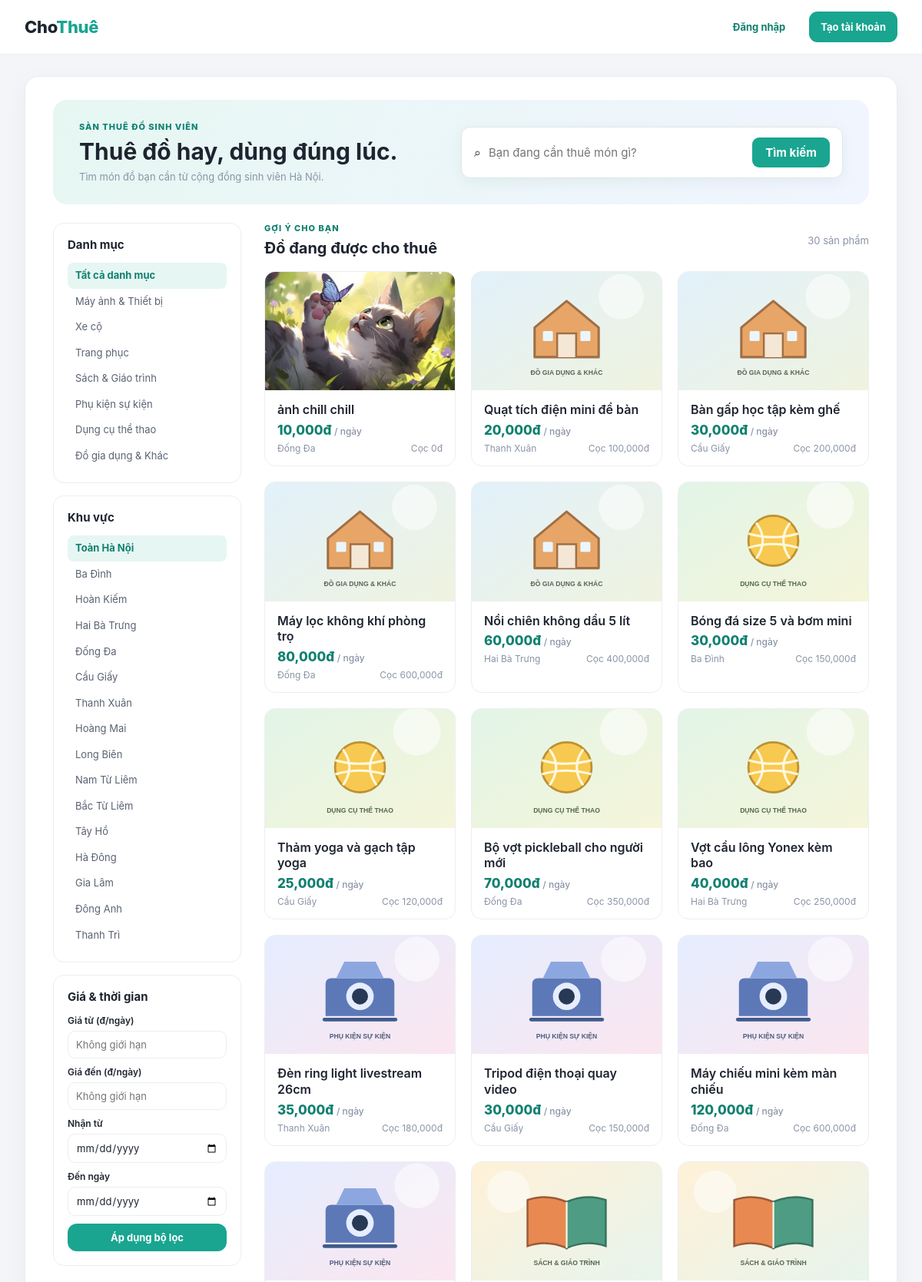
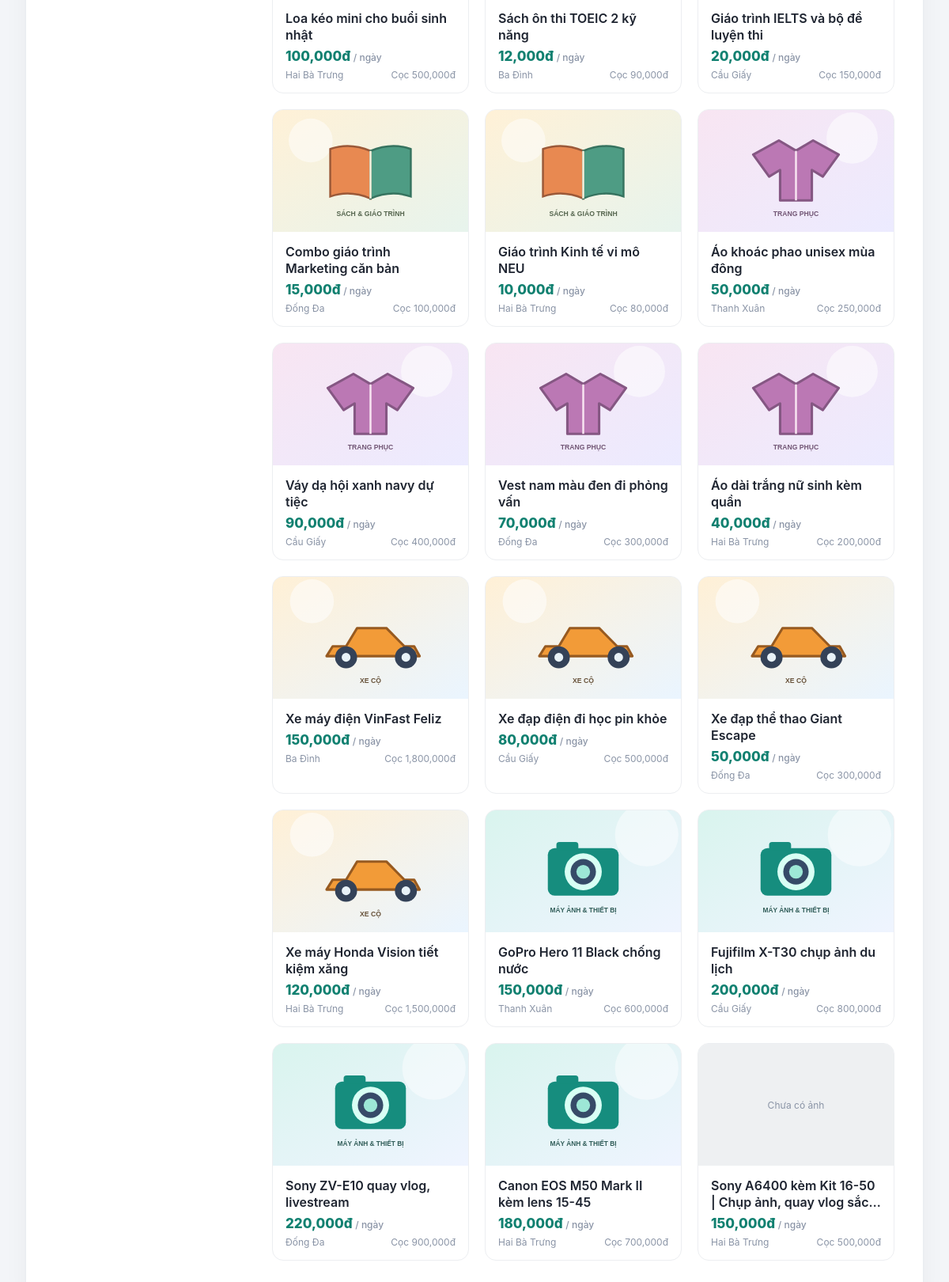
The page / on the database its author committed (2 pictures, top to bottom).
### models.py (models this page shows)
class Listing(db.Model):
    __tablename__ = "listings"
    id = db.Column(db.Integer, primary_key=True)
    owner_id = db.Column(db.Integer, db.ForeignKey("users.id"), nullable=False)
    title = db.Column(db.String(160), nullable=False)
    description = db.Column(db.Text)
    category = db.Column(db.String(60))
    district = db.Column(db.String(60))
    price_per_day = db.Column(db.Integer, nullable=False)
    deposit_amount = db.Column(db.Integer, default=0)
    status = db.Column(db.String(20), default="AVAILABLE")  # AVAILABLE, RENTED, HIDDEN
    created_at = db.Column(db.DateTime, default=datetime.utcnow)
    images = db.relationship("ListingImage", backref="listing", lazy=True, cascade="all, delete-orphan")
    bookings = db.relationship("Booking", backref="listing", lazy=True)
    blocks = db.relationship("AvailabilityBlock", backref="listing", lazy=True, cascade="all, delete-orphan")
    @property
    def cover_image(self):
        return self.images[0].image_url if self.images else None

class ListingImage(db.Model):
    __tablename__ = "listing_images"
    id = db.Column(db.Integer, primary_key=True)
    listing_id = db.Column(db.Integer, db.ForeignKey("listings.id"), nullable=False)
    image_url = db.Column(db.String(255), nullable=False)

### routes/listing_routes.py (the view)
def index():
    q = request.args.get("q", "").strip()
    district = request.args.get("district", "")
    category = request.args.get("category", "")
    try:
        min_price = int(request.args["min_price"]) if request.args.get("min_price") else None
        max_price = int(request.args["max_price"]) if request.args.get("max_price") else None
        if (min_price is not None and min_price < 0) or (max_price is not None and max_price < 0):
            raise ValueError
        if min_price is not None and max_price is not None and min_price > max_price:
            raise ValueError
    except ValueError:
        flash("Khoảng giá không hợp lệ.", "error")
        min_price = max_price = None
    try:
        available_from = (datetime.strptime(request.args["available_from"], "%Y-%m-%d").date()
                          if request.args.get("available_from") else None)
        available_to = (datetime.strptime(request.args["available_to"], "%Y-%m-%d").date()
                        if request.args.get("available_to") else None)
        if bool(available_from) != bool(available_to) or (available_from and available_to <= available_from):
            raise ValueError
    except ValueError:
        flash("Khoảng ngày tìm đồ còn trống không hợp lệ.", "error")
        available_from = available_to = None
    listings = listing_service.search_listings(
        q, district, category, min_price, max_price, available_from, available_to
    )
    return render_template(
        "index.html", listings=listings, districts=DISTRICTS, categories=CATEGORIES,
        q=q, selected_district=district, selected_category=category,
        min_price=min_price, max_price=max_price,
        available_from=available_from, available_to=available_to,
    )

### app.py (called while the page is built, shortened)
def ensure_database_schema():
    global _schema_ready

@app.before_request
def protect_post_requests_from_csrf():
    if request.method == "POST":
        expected = session.get("_csrf_token", "")
        submitted = request.form.get("csrf_token", "")
        if not expected or not submitted or not hmac.compare_digest(expected, submitted):
            abort(400)

@app.before_request
def prepare_database_and_expire_bookings():
    ensure_database_schema()
    if request.path.startswith(("/don-hang", "/san-pham/")):
        booking_service.expire_stale_bookings()

@app.context_processor
def inject_unread_notification_count():
    token = session.setdefault("_csrf_token", secrets.token_urlsafe(32))
    if current_user.is_authenticated:
        return {
            "unread_notification_count": notification_service.unread_count(current_user.id),
            "csrf_token": token,
        }
    return {"unread_notification_count": 0, "csrf_token": token}

### templates/index.html (shortened to what this page needs)
{% extends "base.html" %}
{% block content %}
<div class="home-page">
  <section class="home-hero">
    <div><span class="eyebrow">SÀN THUÊ ĐỒ SINH VIÊN</span><h1>Thuê đồ hay, dùng đúng lúc.</h1><p class="muted">Tìm món đồ bạn cần từ cộng đồng sinh viên Hà Nội.</p></div>
    <form class="search-box" method="get">
      <span>⌕</span><input type="text" name="q" value="{{ q }}" placeholder="Bạn đang cần thuê món gì?">
      <button type="submit" aria-label="Tìm kiếm">Tìm kiếm</button>
    </form>
  </section>
  <div class="home-layout">
    <aside class="home-filters">
      <section class="filter-panel"><div class="section-title"><h2>Danh mục</h2></div>
        <a class="filter-link {{ 'active' if not selected_category else '' }}" href="{{ url_for('index', q=q, district=selected_district, min_price=min_price, max_price=max_price, available_from=available_from, available_to=available_to) }}">Tất cả danh mục</a>
        {% for c in categories %}<a class="filter-link {{ 'active' if selected_category==c else '' }}" href="{{ url_for('index', q=q, district=selected_district, category=c, min_price=min_price, max_price=max_price, available_from=available_from, available_to=available_to) }}">{{ c }}</a>{% endfor %}
      </section>
      <section class="filter-panel"><div class="section-title"><h2>Khu vực</h2></div>
        <a class="filter-link {{ 'active' if not selected_district else '' }}" href="{{ url_for('index', q=q, category=selected_category, min_price=min_price, max_price=max_price, available_from=available_from, available_to=available_to) }}">Toàn Hà Nội</a>
        {% for d in districts %}<a class="filter-link {{ 'active' if selected_district==d else '' }}" href="{{ url_for('index', q=q, category=selected_category, district=d, min_price=min_price, max_price=max_price, available_from=available_from, available_to=available_to) }}">{{ d }}</a>{% endfor %}
      </section>
      <form method="get" class="filter-panel price-filter">
        <div class="section-title"><h2>Giá &amp; thời gian</h2></div>
        <div class="field"><label>Giá từ (đ/ngày)</label><input type="number" name="min_price" min="0" value="{{ min_price if min_price is not none else '' }}" placeholder="Không giới hạn"></div>
        <div class="field"><label>Giá đến (đ/ngày)</label><input type="number" name="max_price" min="0" value="{{ max_price if max_price is not none else '' }}" placeholder="Không giới hạn"></div>
        <div class="field"><label>Nhận từ</label><input type="date" name="available_from" value="{{ available_from.isoformat() if available_from else '' }}"></div>
        <div class="field"><label>Đến ngày</label><input type="date" name="available_to" value="{{ available_to.isoformat() if available_to else '' }}"></div>
        <button class="btn" type="submit">Áp dụng bộ lọc</button>
      </form>
    </aside>
    <section class="home-results">
      <div class="section-title"><div><span class="eyebrow">GỢI Ý CHO BẠN</span><h2>{{ 'Kết quả tìm kiếm' if (q or selected_district or selected_category) else 'Đồ đang được cho thuê' }}</h2></div><span class="muted">{{ listings|length }} sản phẩm</span></div>
      {% if listings %}<div class="listing-grid">
        {% for l in listings %}<a class="card" href="{{ url_for('listing_detail', listing_id=l.id) }}">
          <div class="card-img">{% if l.cover_image %}<img src="{{ url_for('static', filename=l.cover_image) }}" alt="{{ l.title }}">{% else %}<span>Chưa có ảnh</span>{% endif %}</div>
          <div class="card-body"><div class="card-title">{{ l.title }}</div><div class="card-price">{{ "{:,}".format(l.price_per_day) }}đ <small>/ ngày</small></div><div class="card-meta"><span>{{ l.district }}</span><span>Cọc {{ "{:,}".format(l.deposit_amount) }}đ</span></div></div>
        </a>{% endfor %}
      </div>{% else %}<div class="empty-state">Chưa có sản phẩm nào phù hợp. Thử đổi bộ lọc xem sao.</div>{% endif %}
    </section>
  </div>
</div>
{% endblock %}

### templates/base.html (shortened to what this page needs)
<!DOCTYPE html>
<html lang="vi">
<head>
<link rel="stylesheet" href="{{ url_for('static', filename='css/style.css') }}">
</head>
<body>
  <header class="topbar">
    <div class="topbar-inner">
      <a href="{{ url_for('index') }}" class="brand">Cho<span>Thuê</span></a>
      {% if current_user.is_authenticated %}
      <div class="header-actions">
        <div class="header-profile" aria-label="Tài khoản {{ current_user.full_name }}">
          <span class="profile-avatar">{{ current_user.full_name.strip()[:1]|upper }}</span>
          <span class="profile-name">{{ current_user.full_name }}</span>
        </div>
        <a class="notification-button" href="{{ url_for('notifications') }}" aria-label="Thông báo{% if unread_notification_count %}, {{ unread_notification_count }} chưa đọc{% endif %}" title="Thông báo">
          <svg viewBox="0 0 24 24" aria-hidden="true"><path d="M18 9a6 6 0 0 0-12 0c0 7-3 7-3 9h18c0-2-3-2-3-9M10 21h4"/></svg>
          {% if unread_notification_count %}<span class="notification-count">{{ '99+' if unread_notification_count > 99 else unread_notification_count }}</span>{% endif %}
        </a>
        <form method="post" action="{{ url_for('logout') }}" class="logout-form">
          <input type="hidden" name="csrf_token" value="{{ csrf_token }}">
          <button class="logout-button" type="submit"><span aria-hidden="true">↪</span> Đăng xuất</button>
        </form>
      </div>
      {% else %}
      <div class="header-actions"><a href="{{ url_for('login') }}" class="login-link">Đăng nhập</a><a href="{{ url_for('register') }}" class="register-link">Tạo tài khoản</a></div>
      {% endif %}
    </div>
  </header>
  <main class="page">
    {% block content %}{% endblock %}
  </main>
</body>
</html>

### rows shown on the page
Listing: image_url (picture), title "ảnh chill chill", price_per_day "10,000", district "Đống Đa", deposit_amount "0"
Listing: image_url (picture), title "Quạt tích điện mini để bàn", price_per_day "20,000", district "Thanh Xuân", deposit_amount "100,000"
Listing: image_url (picture), title "Bàn gấp học tập kèm ghế", price_per_day "30,000", district "Cầu Giấy", deposit_amount "200,000"
Listing: image_url (picture), title "Máy lọc không khí phòng trọ", price_per_day "80,000", district "Đống Đa", deposit_amount "600,000"
Listing: image_url (picture), title "Nồi chiên không dầu 5 lít", price_per_day "60,000", district "Hai Bà Trưng", deposit_amount "400,000"
Listing: image_url (picture), title "Bóng đá size 5 và bơm mini", price_per_day "30,000", district "Ba Đình", deposit_amount "150,000"
Listing: image_url (picture), title "Thảm yoga và gạch tập yoga", price_per_day "25,000", district "Cầu Giấy", deposit_amount "120,000"
Listing: image_url (picture), title "Bộ vợt pickleball cho người mới", price_per_day "70,000", district "Đống Đa", deposit_amount "350,000"
Listing: image_url (picture), title "Vợt cầu lông Yonex kèm bao", price_per_day "40,000", district "Hai Bà Trưng", deposit_amount "250,000"
Listing: image_url (picture), title "Đèn ring light livestream 26cm", price_per_day "35,000", district "Thanh Xuân", deposit_amount "180,000"
Listing: image_url (picture), title "Tripod điện thoại quay video", price_per_day "30,000", district "Cầu Giấy", deposit_amount "150,000"
Listing: image_url (picture), title "Máy chiếu mini kèm màn chiếu", price_per_day "120,000", district "Đống Đa", deposit_amount "600,000"
Listing: image_url (picture), title "Loa kéo mini cho buổi sinh nhật", price_per_day "100,000", district "Hai Bà Trưng", deposit_amount "500,000"
Listing: image_url (picture), title "Sách ôn thi TOEIC 2 kỹ năng", price_per_day "12,000", district "Ba Đình", deposit_amount "90,000"
Listing: image_url (picture), title "Giáo trình IELTS và bộ đề luyện thi", price_per_day "20,000", district "Cầu Giấy", deposit_amount "150,000"
Listing: image_url (picture), title "Combo giáo trình Marketing căn bản", price_per_day "15,000", district "Đống Đa", deposit_amount "100,000"
Listing: image_url (picture), title "Giáo trình Kinh tế vi mô NEU", price_per_day "10,000", district "Hai Bà Trưng", deposit_amount "80,000"
Listing: image_url (picture), title "Áo khoác phao unisex mùa đông", price_per_day "50,000", district "Thanh Xuân", deposit_amount "250,000"
Listing: image_url (picture), title "Váy dạ hội xanh navy dự tiệc", price_per_day "90,000", district "Cầu Giấy", deposit_amount "400,000"
Listing: image_url (picture), title "Vest nam màu đen đi phỏng vấn", price_per_day "70,000", district "Đống Đa", deposit_amount "300,000"
Listing: image_url (picture), title "Áo dài trắng nữ sinh kèm quần", price_per_day "40,000", district "Hai Bà Trưng", deposit_amount "200,000"
Listing: image_url (picture), title "Xe máy điện VinFast Feliz", price_per_day "150,000", district "Ba Đình", deposit_amount "1,800,000"
Listing: image_url (picture), title "Xe đạp điện đi học pin khỏe", price_per_day "80,000", district "Cầu Giấy", deposit_amount "500,000"
Listing: image_url (picture), title "Xe đạp thể thao Giant Escape", price_per_day "50,000", district "Đống Đa", deposit_amount "300,000"
Listing: image_url (picture), title "Xe máy Honda Vision tiết kiệm xăng", price_per_day "120,000", district "Hai Bà Trưng", deposit_amount "1,500,000"
Listing: image_url (picture), title "GoPro Hero 11 Black chống nước", price_per_day "150,000", district "Thanh Xuân", deposit_amount "600,000"
Listing: image_url (picture), title "Fujifilm X-T30 chụp ảnh du lịch", price_per_day "200,000", district "Cầu Giấy", deposit_amount "800,000"
Listing: image_url (picture), title "Sony ZV-E10 quay vlog, livestream", price_per_day "220,000", district "Đống Đa", deposit_amount "900,000"
Listing: image_url (picture), title "Canon EOS M50 Mark II kèm lens 15-45", price_per_day "180,000", district "Hai Bà Trưng", deposit_amount "700,000"
Listing: shows "Chưa có ảnh", title "Sony A6400 kèm Kit 16-50 | Chụp ảnh, quay vlog…", price_per_day "150,000", district "Hai Bà Trưng", deposit_amount "500,000"

### other values the page prints
{{ c }} "Máy ảnh & Thiết bị" "Xe cộ" "Trang phục" "Sách & Giáo trình" "Phụ kiện sự kiện" "Dụng cụ thể thao" "Đồ gia dụng & Khác"
{{ d }} "Ba Đình" "Hoàn Kiếm" "Hai Bà Trưng" "Đống Đa" "Cầu Giấy" "Thanh Xuân" "Hoàng Mai" "Long Biên" "Nam Từ Liêm" "Bắc Từ Liêm" "Tây Hồ" "Hà Đông" "Gia Lâm" "Đông Anh" "Thanh Trì"
{{ listings|length }} "30"
